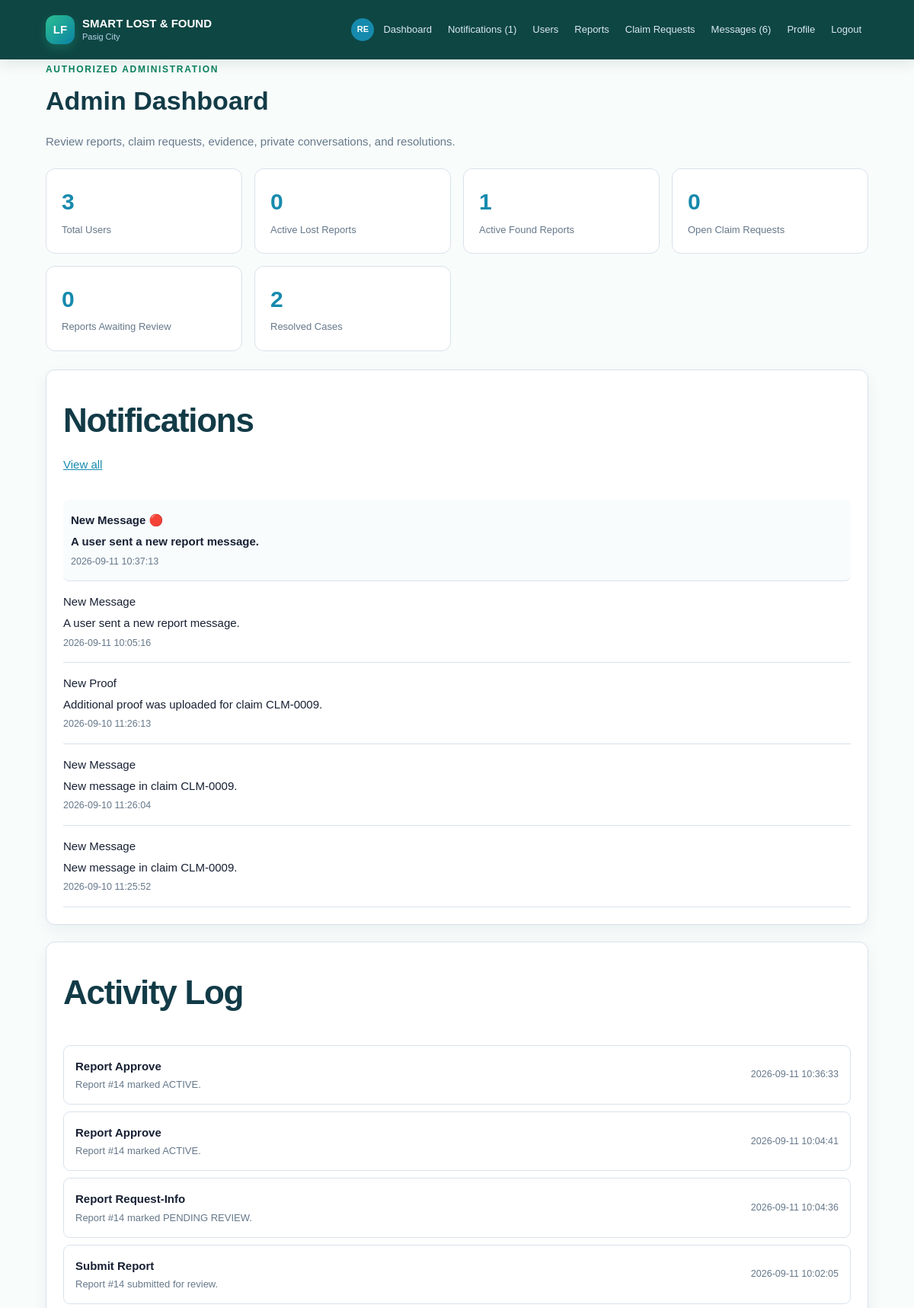
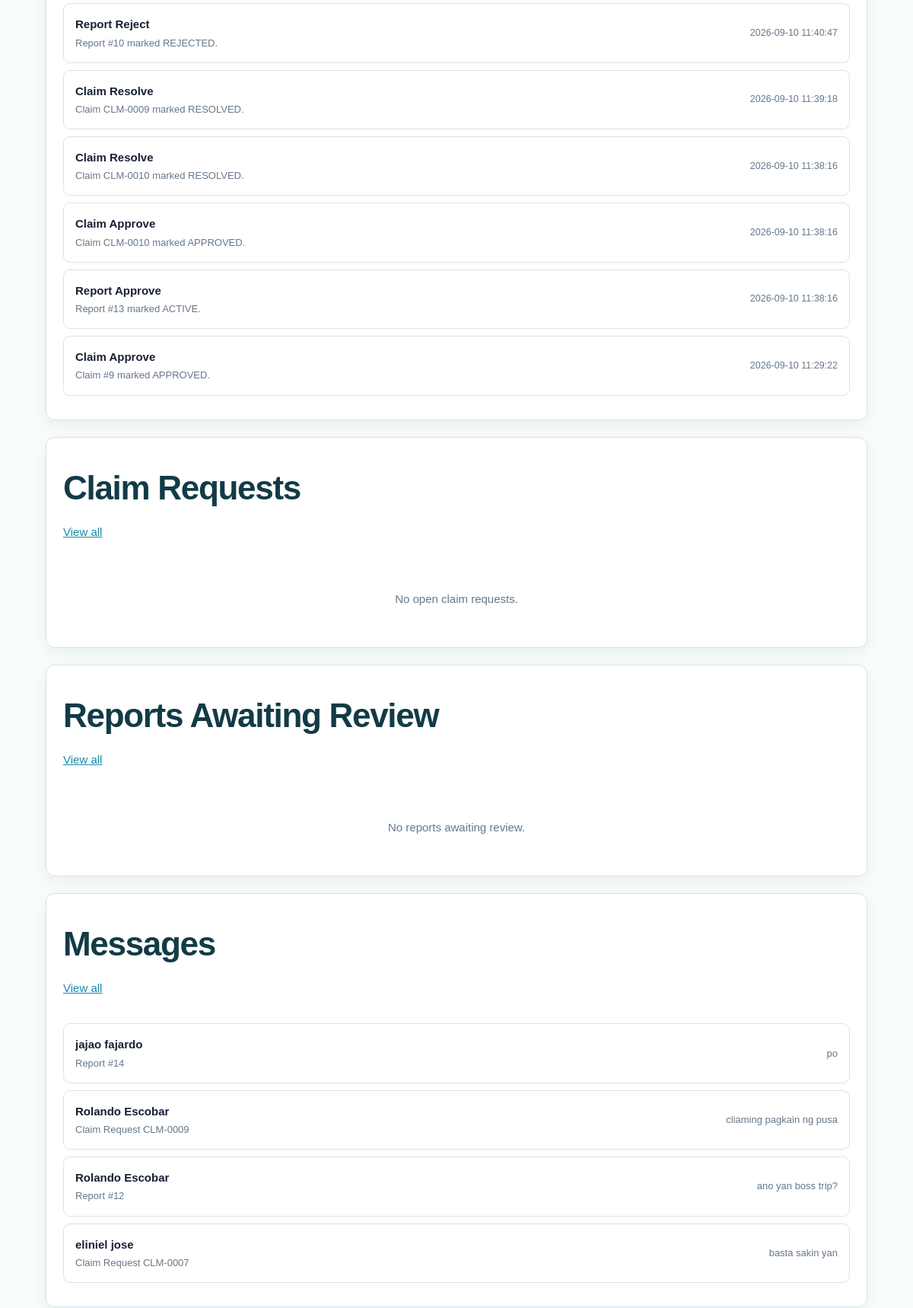
/admin (signed in, upper part), run on the app's committed database (2 pictures, top to bottom).
### tables this page shows
CREATE TABLE notifications (id INTEGER PRIMARY KEY AUTOINCREMENT, user_id INTEGER NOT NULL, claim_id INTEGER, item_id INTEGER, message TEXT NOT NULL, notification_type TEXT NOT NULL DEFAULT 'INFO', is_read INTEGER NOT NULL DEFAULT 0, created_at TEXT DEFAULT CURRENT_TIMESTAMP, FOREIGN KEY(user_id) REFERENCES users(id), FOREIGN KEY(claim_id) REFERENCES claims(id), FOREIGN KEY(item_id) REFERENCES items(id));

CREATE TABLE audit_logs (id INTEGER PRIMARY KEY AUTOINCREMENT, user_id INTEGER, action TEXT NOT NULL, details TEXT, timestamp TEXT DEFAULT CURRENT_TIMESTAMP, FOREIGN KEY(user_id) REFERENCES users(id));

CREATE TABLE messages (id INTEGER PRIMARY KEY AUTOINCREMENT, sender_id INTEGER NOT NULL, recipient_id INTEGER, item_id INTEGER, claim_id INTEGER, body TEXT NOT NULL, created_at TEXT DEFAULT CURRENT_TIMESTAMP, read_at TEXT, FOREIGN KEY(sender_id) REFERENCES users(id), FOREIGN KEY(recipient_id) REFERENCES users(id), FOREIGN KEY(item_id) REFERENCES items(id), FOREIGN KEY(claim_id) REFERENCES claims(id));

CREATE TABLE users (id INTEGER PRIMARY KEY AUTOINCREMENT, username TEXT UNIQUE NOT NULL, email TEXT UNIQUE NOT NULL, password_hash TEXT NOT NULL, role TEXT NOT NULL DEFAULT 'STUDENT', full_name TEXT, student_id TEXT, security_question TEXT, security_answer_hash TEXT, account_status TEXT DEFAULT 'ACTIVE', created_at TEXT, profile_picture TEXT, theme_preference TEXT DEFAULT 'light');

### main.py (the view)
@app.route("/admin")
def admin_dashboard():
    if (blocked := admin_required()):
        return blocked
    conn = get_connection()
    stats = {
        "users": conn.execute("SELECT COUNT(*) FROM users WHERE account_status='ACTIVE' OR account_status IS NULL").fetchone()[0],
        "lost": conn.execute("SELECT COUNT(*) FROM items WHERE item_type='LOST' AND status='ACTIVE'").fetchone()[0],
        "found": conn.execute("SELECT COUNT(*) FROM items WHERE item_type='FOUND' AND status='ACTIVE'").fetchone()[0],
        "claims": conn.execute("SELECT COUNT(*) FROM claims WHERE status IN ('PENDING','PENDING REVIEW','UNDER REVIEW','REQUEST MORE INFORMATION')").fetchone()[0],
        "review": conn.execute("SELECT COUNT(*) FROM items WHERE status='PENDING REVIEW'").fetchone()[0],
        "resolved": conn.execute("SELECT COUNT(*) FROM items WHERE status='RESOLVED'").fetchone()[0],
    }
    claims = conn.execute(
        "SELECT claims.id,claims.status,claims.created_at,items.item_name,users.full_name,users.profile_picture "
        "FROM claims JOIN items ON items.id=claims.item_id JOIN users ON users.id=claims.claimant_id "
        "WHERE claims.status NOT IN ('REJECTED','RESOLVED') ORDER BY claims.id DESC LIMIT 5"
    ).fetchall()
    reports = conn.execute(
        "SELECT items.id,items.item_type,items.item_name,items.location,items.status,users.full_name,users.profile_picture "
        "FROM items JOIN users ON users.id=items.user_id WHERE items.status='PENDING REVIEW' ORDER BY items.id DESC LIMIT 5"
    ).fetchall()
    users = conn.execute("SELECT id,full_name,email,role,account_status,profile_picture FROM users ORDER BY id DESC LIMIT 5").fetchall()
    admin_notifications = conn.execute(
        "SELECT * FROM notifications WHERE user_id=? ORDER BY id DESC LIMIT 5",
        (session["user_id"],)
    ).fetchall()
    activity_logs = conn.execute(
        "SELECT audit_logs.*,users.full_name FROM audit_logs "
        "LEFT JOIN users ON users.id=audit_logs.user_id ORDER BY audit_logs.id DESC LIMIT 10"
    ).fetchall()
    message_rows = conn.execute(
        "SELECT messages.*,users.full_name,users.email,users.profile_picture "
        "FROM messages JOIN users ON users.id=messages.sender_id ORDER BY messages.id DESC LIMIT 50"
    ).fetchall()
    conn.close()
    conversations = {}
    for message in message_rows:
        key = (message["claim_id"], message["item_id"] if message["claim_id"] is None else None)
        if key not in conversations:
            conversations[key] = message
    return render_template("admin.html", stats=stats, claims=claims, reports=reports, users=users, conversations=list(conversations.values())[:5], admin_notifications=admin_notifications, activity_logs=activity_logs)

### database.py (called while the page is built)
def get_connection():
    conn = sqlite3.connect(DB_NAME)
    conn.row_factory = sqlite3.Row
    conn.execute("PRAGMA foreign_keys = ON")
    return conn

### main.py (called while the page is built)
def is_admin(user=None):
    return bool(user and str(user["role"]).upper() == "ADMIN")

def current_user():
    user_id = session.get("user_id")
    if not user_id:
        return None
    conn = get_connection()
    user = conn.execute("SELECT * FROM users WHERE id=?", (user_id,)).fetchone()
    conn.close()
    return user

def user_required(message="Please log in to continue."):
    if not session.get("user_id"):
        flash(message, "info")
        return redirect(url_for("login", next=request.path))
    return None

def admin_required():
    blocked = user_required("Please log in as an administrator to continue.")
    if blocked:
        return blocked
    if not is_admin(current_user()):
        abort(403)
    return None

def avatar_url(user):
    filename = user["profile_picture"] if user and "profile_picture" in user.keys() else None
    return url_for("static", filename=f"uploads/avatars/{filename}") if filename else None

def initials(user):
    name = (user["full_name"] if user and "full_name" in user.keys() else "") or "User"
    parts = [part for part in name.split() if part]
    return "".join(part[0] for part in parts[:2]).upper() or "U"

def claim_code(claim_id):
    return f"CLM-{claim_id:04d}"

### templates/admin.html
{% extends "base.html" %}{% block title %}Admin Dashboard | Pasig City{% endblock %}{% block content %}<div class="page-head"><span class="eyebrow">AUTHORIZED ADMINISTRATION</span><h1>Admin Dashboard</h1><p class="muted">Review reports, claim requests, evidence, private conversations, and resolutions.</p></div><div class="stats-grid"><a class="stat-card" href="{{ url_for('admin_users') }}"><b>{{ stats.users }}</b><span>Total Users</span></a><a class="stat-card" href="{{ url_for('admin_reports') }}?type=LOST"><b>{{ stats.lost }}</b><span>Active Lost Reports</span></a><a class="stat-card" href="{{ url_for('admin_reports') }}?type=FOUND"><b>{{ stats.found }}</b><span>Active Found Reports</span></a><a class="stat-card" href="{{ url_for('admin_claims') }}"><b>{{ stats.claims }}</b><span>Open Claim Requests</span></a><a class="stat-card" href="{{ url_for('admin_reports') }}?status=PENDING%20REVIEW"><b>{{ stats.review }}</b><span>Reports Awaiting Review</span></a><a class="stat-card" href="{{ url_for('admin_reports') }}?status=RESOLVED"><b>{{ stats.resolved }}</b><span>Resolved Cases</span></a></div><section class="panel"><div class="section-heading"><h2>Notifications</h2><a href="{{ url_for('notifications') }}">View all</a></div>{% for notification in admin_notifications %}<a class="notification-item{% if not notification['is_read'] %} unread{% endif %}" href="{{ url_for('open_notification',notification_id=notification['id']) }}"><span>{{ notification['notification_type']|replace('_',' ')|title }}{% if not notification['is_read'] %} 🔴{% endif %}</span><span>{{ notification['message'] }}</span><small>{{ notification['created_at'] }}</small></a>{% else %}<div class="empty">No activity notifications yet.</div>{% endfor %}</section><section class="panel"><div class="section-heading"><h2>Activity Log</h2></div>{% for activity in activity_logs %}<div class="click-row"><div><b>{{ activity['action']|replace('_',' ')|title }}</b><span>{{ activity['details'] }}</span></div><small>{{ activity['timestamp'] }}</small></div>{% else %}<div class="empty">No activity recorded yet.</div>{% endfor %}</section><section class="panel"><div class="section-heading"><h2>Claim Requests</h2><a href="{{ url_for('admin_claims') }}">View all</a></div>{% for claim in claims %}<a class="click-row" href="{{ url_for('admin_claim_detail',claim_id=claim['id']) }}"><div><b>{{ claim_code(claim['id']) }} &middot; {{ claim['item_name'] }}</b><span>Claimed by {{ claim['full_name'] or 'User' }}</span></div><span class="status status-pending">{{ claim['status']|title }}</span></a>{% else %}<div class="empty">No open claim requests.</div>{% endfor %}</section><section class="panel"><div class="section-heading"><h2>Reports Awaiting Review</h2><a href="{{ url_for('admin_reports') }}?status=PENDING%20REVIEW">View all</a></div>{% for report in reports %}<a class="click-row" href="{{ url_for('admin_report_detail',item_id=report['id']) }}"><div><b>Report #{{ report['id'] }} &middot; {{ report['item_name'] }}</b><span>{{ report['item_type']|title }} &middot; {{ report['location'] }} &middot; {{ report['full_name'] or 'User' }}</span></div><span class="status status-pending-review">Pending Review</span></a>{% else %}<div class="empty">No reports awaiting review.</div>{% endfor %}</section><section class="panel"><div class="section-heading"><h2>Messages</h2><a href="{{ url_for('admin_messages') }}">View all</a></div>{% for message in conversations %}<a class="click-row" href="{{ url_for('admin_message_detail',claim_id=message['claim_id']) if message['claim_id'] else url_for('admin_report_detail',item_id=message['item_id']) }}"><div><b>{{ message['full_name'] or message['email'] }}</b><span>{% if message['claim_id'] %}Claim Request {{ claim_code(message['claim_id']) }}{% else %}Report #{{ message['item_id'] }}{% endif %}</span></div><span class="muted">{{ message['body'][:80] }}</span></a>{% else %}<div class="empty">No active conversations.</div>{% endfor %}</section><section class="panel"><div class="section-heading"><h2>Users</h2><a href="{{ url_for('admin_users') }}">View all</a></div>{% for user in users %}<a class="click-row" href="{{ url_for('admin_user_detail',user_id=user['id']) }}"><div><b>{{ user['full_name'] or 'Name not provided' }}</b><span>{{ user['email'] }}</span></div><span class="badge">{{ user['role']|upper }}</span></a>{% else %}<div class="empty">No users found.</div>{% endfor %}</section>{% endblock %}

### static/style.css (style rules this page uses)
* { box-sizing:border-box }
body { margin:0;background:#f5f7fa;color:#172033;font:15px/1.55 Arial,Helvetica,sans-serif }
.home-note,.primary-action,.feature-card,.action-card,.panel,.item-card,.admin-row { background:#fff;border:1px solid #d9e2ec;border-radius:12px;box-shadow:0 7px 20px rgba(16,42,67,.06) }
.page-head { margin-bottom:24px }
.page-head h1 { margin:5px 0;font-size:34px }
.eyebrow { color:#168aad;font-size:12px;font-weight:800;letter-spacing:1.3px }
.muted { color:#66788a }
.form small,small { color:#66788a }
.stats-grid { display:grid;grid-template-columns:repeat(4,1fr);gap:16px;margin:20px 0 24px }
.stat-card { background:#fff;border:1px solid #d9e2ec;border-radius:12px;padding:20px }
.stat-card b { display:block;font-size:30px;color:#168aad }
.stat-card span { color:#66788a;font-size:13px }
.panel { padding:22px;margin-bottom:22px }
.empty { text-align:center;color:#66788a;padding:30px }
.back-link,a { color:#168aad }
.stat-card { color:#172033;text-decoration:none;display:block }
.click-row { display:flex;align-items:center;justify-content:space-between;gap:18px;color:#172033;text-decoration:none;border:1px solid #d9e2ec;border-radius:9px;padding:15px;margin-bottom:9px }
.click-row div { display:flex;flex-direction:column;gap:3px }
.click-row span { color:#66788a;font-size:13px }
.notification-item { border-bottom:1px solid #d9e2ec;padding:15px 0;display:flex;flex-direction:column;gap:5px }
.notification-item { border-bottom:1px solid #d9e2ec;padding:15px 0;display:flex;flex-direction:column;gap:5px;text-decoration:none;color:#172033 }
.notification-item.unread { font-weight:700;background:#f8fcfd;padding-left:10px;padding-right:10px;border-radius:8px }
.notification-item small,.notification-item span:last-child { color:#66788a;font-weight:400 }

### static/home.css (style rules this page uses)
:root { --pasig-green: #087f5b; --pasig-green-dark: #075943; --pasig-blue: #087ea4; --pasig-ink: #123b47; --pasig-mist: #eef8f5; --pasig-line: #d8ebe5; }
body { background: #f8fcfb; color: var(--pasig-ink); }
.eyebrow { color: var(--pasig-green); letter-spacing: 1.7px; }
.section-heading { max-width: 700px; margin-bottom: 35px; }
.section-heading h2 { margin: 10px 0 12px; color: var(--pasig-ink); font-size: clamp(30px, 4vw, 44px); letter-spacing: -1.3px; }

### data on the page
notifications: notification_type "New Message", message "A user sent a new report message.", created_at "2026-09-11 10:37:13"
notifications: notification_type "New Message", message "A user sent a new report message.", created_at "2026-09-11 10:05:16"
notifications: notification_type "New Proof", message "Additional proof was uploaded for claim CLM-0009.", created_at "2026-09-10 11:26:13"
notifications: notification_type "New Message", message "New message in claim CLM-0009.", created_at "2026-09-10 11:26:04"
notifications: notification_type "New Message", message "New message in claim CLM-0009.", created_at "2026-09-10 11:25:52"
audit_logs: action "Report Approve", details "Report #14 marked ACTIVE.", timestamp "2026-09-11 10:36:33"
audit_logs: action "Report Approve", details "Report #14 marked ACTIVE.", timestamp "2026-09-11 10:04:41"
audit_logs: action "Report Request-Info", details "Report #14 marked PENDING REVIEW.", timestamp "2026-09-11 10:04:36"
audit_logs: action "Submit Report", details "Report #14 submitted for review.", timestamp "2026-09-11 10:02:05"
audit_logs: action "Report Reject", details "Report #10 marked REJECTED.", timestamp "2026-09-10 11:40:47"
audit_logs: action "Claim Resolve", details "Claim CLM-0009 marked RESOLVED.", timestamp "2026-09-10 11:39:18"
audit_logs: action "Claim Resolve", details "Claim CLM-0010 marked RESOLVED.", timestamp "2026-09-10 11:38:16"
audit_logs: action "Claim Approve", details "Claim CLM-0010 marked APPROVED.", timestamp "2026-09-10 11:38:16"
audit_logs: action "Report Approve", details "Report #13 marked ACTIVE.", timestamp "2026-09-10 11:38:16"
audit_logs: action "Claim Approve", details "Claim #9 marked APPROVED.", timestamp "2026-09-10 11:29:22"
messages: full_name "jajao fajardo", item_id "14", body "po"
messages: full_name "Rolando Escobar", claim "CLM-0009", body "cliaming pagkain ng pusa"
messages: full_name "Rolando Escobar", item_id "12", body "ano yan boss trip?"
messages: full_name "eliniel jose", claim "CLM-0007", body "basta sakin yan"

### other printed values
{{ initials(current_user) }} "RE"
{{ unread_notifications }} "1"
{{ unread_messages }} "6"
{{ stats.users }} "3"
{{ stats.lost }} "0"
{{ stats.found }} "1"
{{ stats.claims }} "0"
{{ stats.review }} "0"
{{ stats.resolved }} "2"
